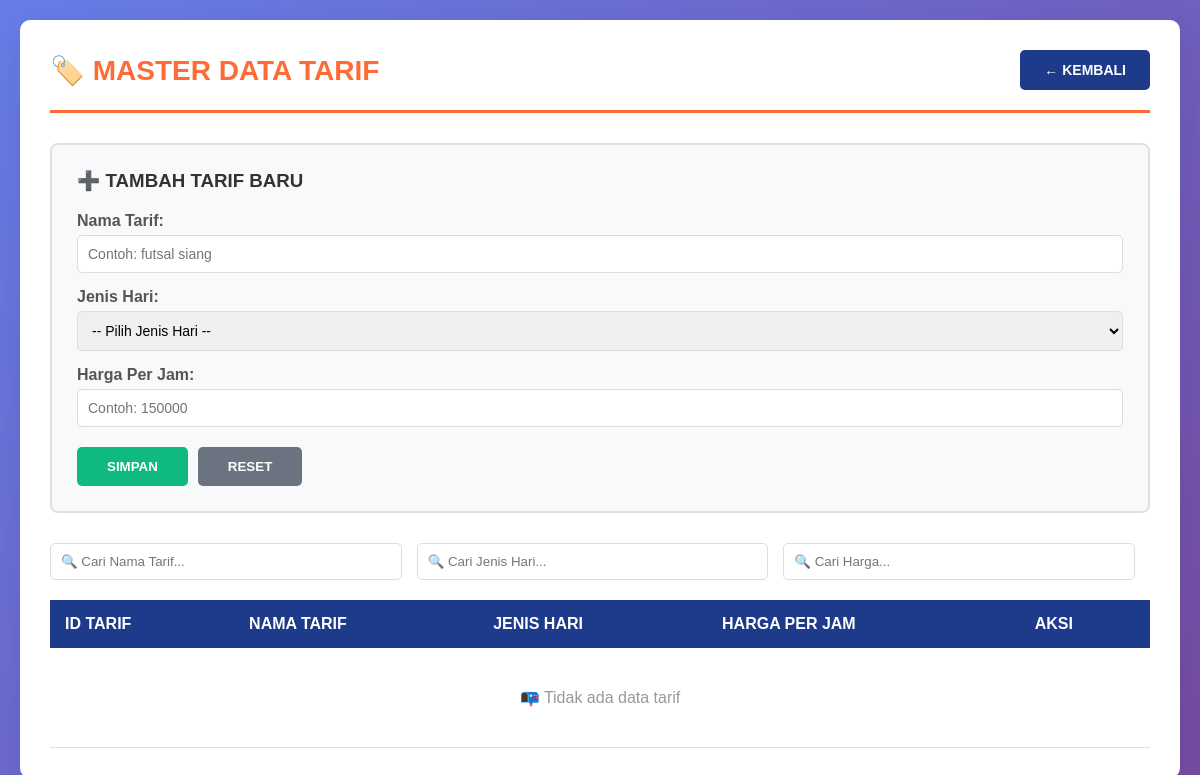
Before: /master/tarif.php with the older database file.
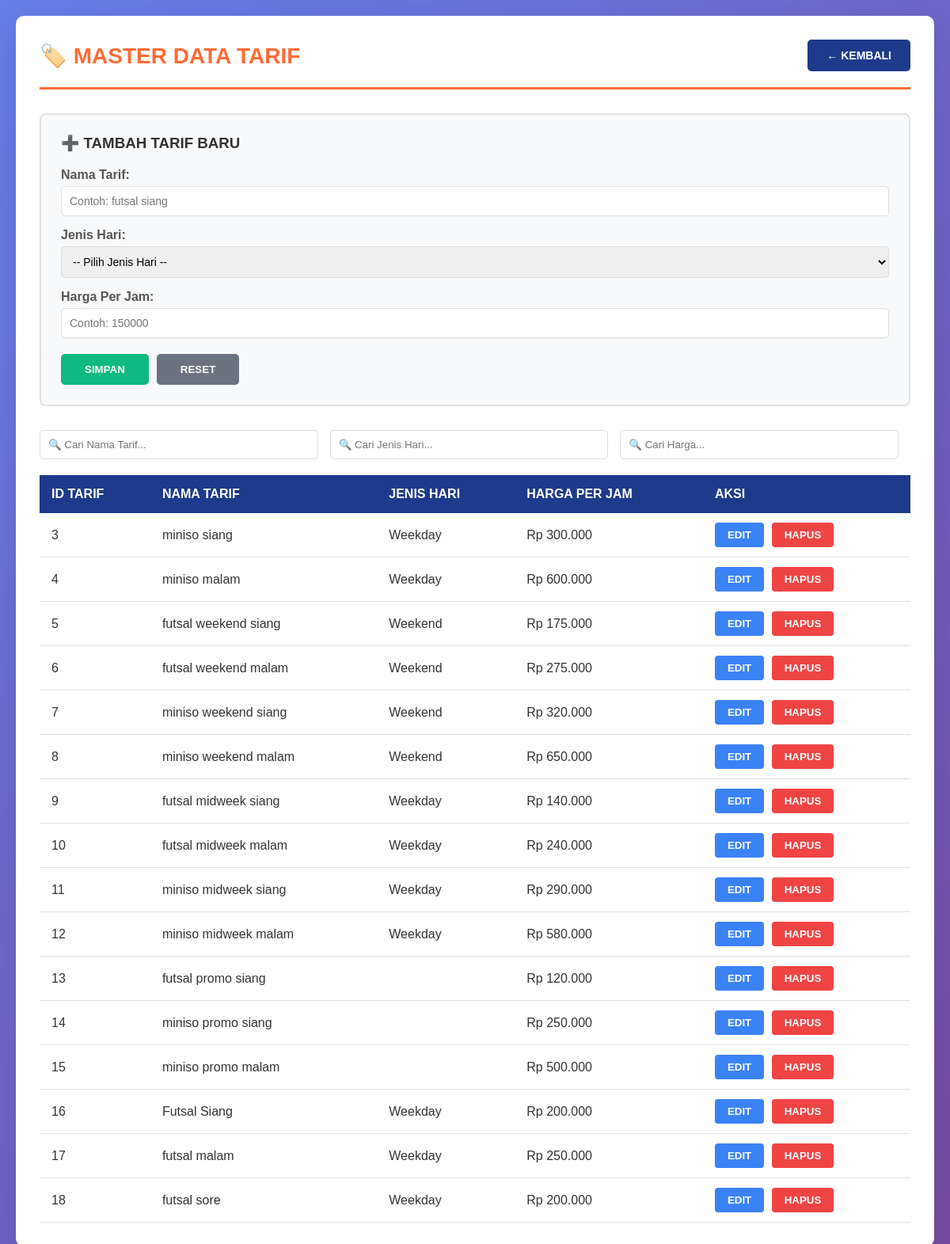
After: the same page with the newer database file.
### tables this page shows
CREATE TABLE `tarif` (
  `id_tarif` int(11) NOT NULL,
  `nama_tarif` varchar(100) NOT NULL,
  `jenis_hari` enum('Weekday','Weekend') NOT NULL,
  `harga_per_jam` decimal(12,2) NOT NULL
);

### master/tarif.php (the view, shortened to what this page needs)
<?php
$host = "localhost";
$username = "root";
$password = "";
$database = "db_futsal";
$conn = mysqli_connect($host, $username, $password, $database);
mysqli_set_charset($conn, "utf8");
$edit_data = null;
$query = "SELECT * FROM tarif ORDER BY id_tarif ASC";
$result = mysqli_query($conn, $query);
?>
<!DOCTYPE html>
<html lang="id">
<head>
</head>
<body>
    <div class="container">
        <div class="header">
            <h2>🏷️ MASTER DATA TARIF</h2>
            <button class="btn-back" onclick="history.back()">
                ← KEMBALI
            </button>
        </div>
        <div class="form-container">
            <h3><?php echo $edit_data ? '✏️ EDIT TARIF' : '➕ TAMBAH TARIF BARU'; ?></h3>
            <form method="POST" action="">
                <div class="form-group">
                    <label>Nama Tarif:</label>
                    <input type="text" name="nama_tarif"
                           value="<?php echo $edit_data ? $edit_data['nama_tarif'] : ''; ?>"
                           required placeholder="Contoh: futsal siang">
                </div>
                <div class="form-group">
                    <label>Jenis Hari:</label>
                    <select name="jenis_hari" required>
                        <option value="">-- Pilih Jenis Hari --</option>
                    </select>
                </div>
                <div class="form-group">
                    <label>Harga Per Jam:</label>
                    <input type="number" name="harga_per_jam"
                           value="<?php echo $edit_data ? $edit_data['harga_per_jam'] : ''; ?>"
                           required placeholder="Contoh: 150000">
                </div>
                <div class="form-buttons">
                    <?php if ($edit_data): ?>
                        <button type="submit" name="update" class="btn-submit">UPDATE</button>
                        <button type="button" class="btn-cancel" onclick="window.location.href='tarif.php'">BATAL</button>
                    <?php else: ?>
                        <button type="submit" name="tambah" class="btn-submit">SIMPAN</button>
                        <button type="reset" class="btn-reset">RESET</button>
                    <?php endif; ?>
                </div>
            </form>
        </div>
        <div class="search-container">
            <input type="text" id="searchNama" placeholder="🔍 Cari Nama Tarif..." onkeyup="filterTable()">
            <input type="text" id="searchJenis" placeholder="🔍 Cari Jenis Hari..." onkeyup="filterTable()">
            <input type="text" id="searchHarga" placeholder="🔍 Cari Harga..." onkeyup="filterTable()">
        </div>
        <table id="tarifTable">
            <thead>
                <tr>
                    <th>ID TARIF</th>
                    <th>NAMA TARIF</th>
                    <th>JENIS HARI</th>
                    <th>HARGA PER JAM</th>
                    <th>AKSI</th>
                </tr>
            </thead>
            <tbody>
                <?php
                if (mysqli_num_rows($result) > 0) {
                    while ($row = mysqli_fetch_assoc($result)) {
                        echo "<tr>";
                        echo "<td>" . $row['id_tarif'] . "</td>";
                        echo "<td>" . $row['nama_tarif'] . "</td>";
                        echo "<td>" . ucfirst($row['jenis_hari']) . "</td>";
                        echo "<td>Rp " . number_format($row['harga_per_jam'], 0, ',', '.') . "</td>";
                        echo "<td>
                                <button class='btn-edit' onclick=\"window.location.href='tarif.php?edit=" . $row['id_tarif'] . "'\">EDIT</button>
                                <button class='btn-delete' onclick=\"confirmDelete(" . $row['id_tarif'] . ")\">HAPUS</button>
                              </td>";
                        echo "</tr>";
                    }
                } else {
                    echo "<tr><td colspan='5' class='no-data'>📭 Tidak ada data tarif</td></tr>";
                }
                ?>
            </tbody>
        </table>
    </div>
</body>
</html>

### master/tarif.php (style rules this page uses)
* { margin: 0; padding: 0; box-sizing: border-box; }
body { font-family: Arial, sans-serif; background: linear-gradient(135deg, #667eea 0%, #764ba2 100%); padding: 20px; }
.container { max-width: 1400px; margin: 0 auto; background: white; border-radius: 10px; padding: 30px; box-shadow: 0 10px 40px rgba(0,0,0,0.1); }
.header { display: flex; justify-content: space-between; align-items: center; margin-bottom: 30px; padding-bottom: 20px; border-bottom: 3px solid #ff6b35; }
.header h2 { color: #ff6b35; font-size: 28px; }
.btn-back { background: #1e3a8a; color: white; padding: 12px 24px; border: none; border-radius: 5px; cursor: pointer; font-size: 14px; font-weight: bold; }
.form-container { background: #f8f9fa; padding: 25px; border-radius: 8px; margin-bottom: 30px; border: 2px solid #e0e0e0; }
.form-container h3 { color: #333; margin-bottom: 20px; }
.form-group { margin-bottom: 15px; }
.form-group label { display: block; margin-bottom: 5px; color: #555; font-weight: bold; }
.form-group input, .form-group select { width: 100%; padding: 10px; border: 1px solid #ddd; border-radius: 5px; font-size: 14px; }
.form-buttons { display: flex; gap: 10px; margin-top: 20px; }
.btn-submit { background: #10b981; color: white; padding: 12px 30px; border: none; border-radius: 5px; cursor: pointer; font-weight: bold; }
.btn-reset { background: #6b7280; color: white; padding: 12px 30px; border: none; border-radius: 5px; cursor: pointer; font-weight: bold; }
.search-container { display: grid; grid-template-columns: 1fr 1fr 1fr auto; gap: 15px; margin-bottom: 20px; }
.search-container input { padding: 10px; border: 1px solid #ddd; border-radius: 5px; }
table { width: 100%; border-collapse: collapse; margin-top: 20px; }
table thead { background: #1e3a8a; color: white; }
table th { padding: 15px; text-align: left; font-weight: bold; }
table tbody tr { border-bottom: 1px solid #e0e0e0; }
table td { padding: 12px 15px; color: #333; }
.btn-edit { background: #3b82f6; color: white; padding: 8px 16px; border: none; border-radius: 4px; cursor: pointer; margin-right: 5px; font-weight: bold; }
.btn-delete { background: #ef4444; color: white; padding: 8px 16px; border: none; border-radius: 4px; cursor: pointer; font-weight: bold; }
.no-data { text-align: center; padding: 40px; color: #999; font-size: 16px; }

Changed rows visible on the page:
added tarif: id_tarif "3", nama_tarif "miniso siang", jenis_hari "Weekday", harga_per_jam "300.000"
added tarif: id_tarif "4", nama_tarif "miniso malam", jenis_hari "Weekday", harga_per_jam "600.000"
added tarif: id_tarif "5", nama_tarif "futsal weekend siang", jenis_hari "Weekend", harga_per_jam "175.000"
added tarif: id_tarif "6", nama_tarif "futsal weekend malam", jenis_hari "Weekend", harga_per_jam "275.000"
added tarif: id_tarif "7", nama_tarif "miniso weekend siang", jenis_hari "Weekend", harga_per_jam "320.000"
added tarif: id_tarif "8", nama_tarif "miniso weekend malam", jenis_hari "Weekend", harga_per_jam "650.000"
added tarif: id_tarif "9", nama_tarif "futsal midweek siang", jenis_hari "Weekday", harga_per_jam "140.000"
added tarif: id_tarif "10", nama_tarif "futsal midweek malam", jenis_hari "Weekday", harga_per_jam "240.000"
added tarif: id_tarif "11", nama_tarif "miniso midweek siang", jenis_hari "Weekday", harga_per_jam "290.000"
added tarif: id_tarif "12", nama_tarif "miniso midweek malam", jenis_hari "Weekday", harga_per_jam "580.000"
added tarif: id_tarif "13", nama_tarif "futsal promo siang", harga_per_jam "120.000"
added tarif: id_tarif "14", nama_tarif "miniso promo siang", harga_per_jam "250.000"
added tarif: id_tarif "15", nama_tarif "miniso promo malam", harga_per_jam "500.000"
added tarif: id_tarif "16", nama_tarif "Futsal Siang", jenis_hari "Weekday", harga_per_jam "200.000"
added tarif: id_tarif "17", nama_tarif "futsal malam", jenis_hari "Weekday", harga_per_jam "250.000"
added tarif: id_tarif "18", nama_tarif "futsal sore", jenis_hari "Weekday", harga_per_jam "200.000"
Other visible differences:
text no longer shown: "📭 Tidak ada data tarif"
